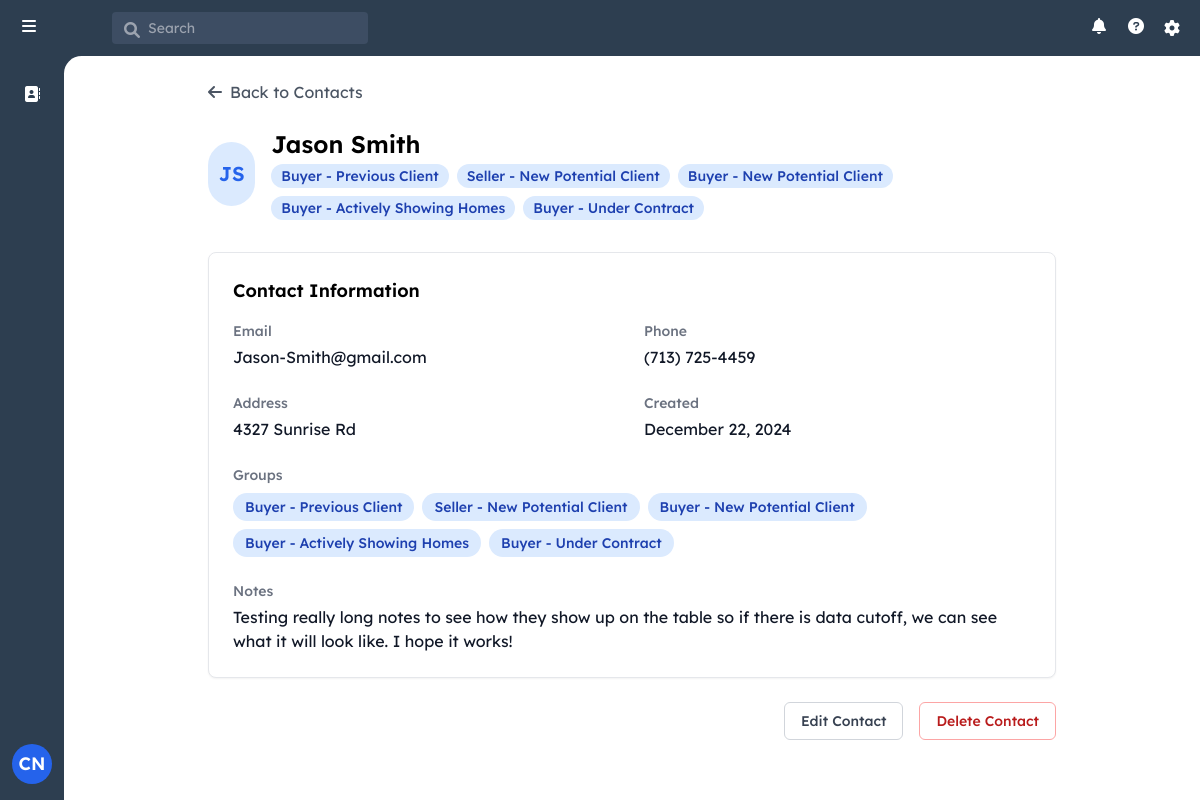
The page /contact/5 (signed in) on the database its author committed.
### models.py (models this page shows, shortened)
class User(UserMixin, db.Model):
    id = db.Column(db.Integer, primary_key=True)
    username = db.Column(db.String(80), unique=True, nullable=False)
    email = db.Column(db.String(120), unique=True, nullable=False)
    password_hash = db.Column(db.String(128))
    first_name = db.Column(db.String(80), nullable=False)
    last_name = db.Column(db.String(80), nullable=False)
    role = db.Column(db.String(20), nullable=False, default='agent')
    created_at = db.Column(db.DateTime, nullable=False, default=datetime.utcnow)
    last_login = db.Column(db.DateTime)
    contacts = db.relationship('Contact', backref='owner', lazy=True)

class Contact(db.Model):
    id = db.Column(db.Integer, primary_key=True)
    user_id = db.Column(db.Integer, db.ForeignKey('user.id'), nullable=False)
    first_name = db.Column(db.String(80), nullable=False)
    last_name = db.Column(db.String(80), nullable=False)
    email = db.Column(db.String(120))
    phone = db.Column(db.String(20))
    address = db.Column(db.String(200))
    notes = db.Column(db.Text)
    created_at = db.Column(db.DateTime, nullable=False, default=datetime.utcnow)
    updated_at = db.Column(db.DateTime, nullable=False, default=datetime.utcnow,
                           onupdate=datetime.utcnow)
    groups = db.relationship('ContactGroup',
                           secondary=contact_groups,
                           back_populates='contacts',
                           lazy='joined')

class ContactGroup(db.Model):
    id = db.Column(db.Integer, primary_key=True)
    name = db.Column(db.String(100), unique=True, nullable=False)
    category = db.Column(db.String(50), nullable=False)
    sort_order = db.Column(db.Integer, nullable=False)
    created_at = db.Column(db.DateTime, nullable=False, default=datetime.utcnow)
    contacts = db.relationship('Contact',
                             secondary=contact_groups,
                             back_populates='groups',
                             lazy='dynamic')

### app.py (the view)
    @app.route('/contact/<int:contact_id>')
    @login_required
    def view_contact(contact_id):
        contact = Contact.query.get_or_404(contact_id)
        if not current_user.role == 'admin' and contact.user_id != current_user.id:
            abort(403)
        return render_template('view_contact.html', contact=contact)

### templates/view_contact.html
{% extends "base.html" %}
{% block content %}
<div class="p-6 max-w-4xl mx-auto">
    <div class="flex items-center mb-6">
        <a href="{{ url_for('index') }}" class="flex items-center text-gray-600 hover:text-gray-800">
            <i class="fas fa-arrow-left mr-2"></i>
            Back to Contacts
        </a>
    </div>
    <div class="flex items-center mb-8">
        <div class="w-16 h-16 rounded-full bg-blue-100 flex items-center justify-center text-xl font-semibold text-blue-600 mr-4">
            {{ contact.first_name[0] }}{{ contact.last_name[0] }}
        </div>
        <div>
            <h1 class="text-2xl font-semibold">{{ contact.first_name }} {{ contact.last_name }}</h1>
            <div class="flex flex-wrap gap-2 mt-1">
                {% for group in contact.groups %}
                    <span class="inline-flex items-center px-2.5 py-0.5 rounded-full text-sm font-medium bg-blue-100 text-blue-800">
                        {{ group.name }}
                    </span>
                {% endfor %}
            </div>
        </div>
    </div>
    <div class="bg-white rounded-lg border shadow-sm">
        <div class="p-6">
            <h2 class="text-lg font-semibold mb-4">Contact Information</h2>
            <div class="grid grid-cols-1 md:grid-cols-2 gap-6">
                <div>
                    <h3 class="text-sm font-medium text-gray-500 mb-1">Email</h3>
                    <p class="text-gray-900">{{ contact.email or '--' }}</p>
                </div>
                <div>
                    <h3 class="text-sm font-medium text-gray-500 mb-1">Phone</h3>
                    <p class="text-gray-900">{{ contact.phone or '--' }}</p>
                </div>
                <div>
                    <h3 class="text-sm font-medium text-gray-500 mb-1">Address</h3>
                    <p class="text-gray-900">{{ contact.address or '--' }}</p>
                </div>
                <div>
                    <h3 class="text-sm font-medium text-gray-500 mb-1">Created</h3>
                    <p class="text-gray-900">{{ contact.created_at.strftime('%B %d, %Y') }}</p>
                </div>
                <div class="md:col-span-2">
                    <h3 class="text-sm font-medium text-gray-500 mb-2">Groups</h3>
                    <div class="flex flex-wrap gap-2">
                        {% for group in contact.groups %}
                            <span class="inline-flex items-center px-3 py-1 rounded-full text-sm font-medium bg-blue-100 text-blue-800">
                                {{ group.name }}
                            </span>
                        {% else %}
                            <span class="text-gray-500">No groups assigned</span>
                        {% endfor %}
                    </div>
                </div>
            </div>
            {% if contact.notes %}
            <div class="mt-6">
                <h3 class="text-sm font-medium text-gray-500 mb-1">Notes</h3>
                <p class="text-gray-900 whitespace-pre-line">{{ contact.notes }}</p>
            </div>
            {% endif %}
        </div>
    </div>
    <div class="mt-6 flex justify-end space-x-4">
        <button class="px-4 py-2 border border-gray-300 rounded-md text-sm font-medium text-gray-700 hover:bg-gray-50">
            Edit Contact
        </button>
        <button class="px-4 py-2 border border-red-300 rounded-md text-sm font-medium text-red-700 hover:bg-red-50">
            Delete Contact
        </button>
    </div>
</div>
{% endblock %}

### templates/base.html (shortened to what this page needs)
<!DOCTYPE html>
<html lang="en">
<head>
    <script src="https://cdn.tailwindcss.com"></script>
    <link rel="stylesheet" href="https://cdnjs.cloudflare.com/ajax/libs/font-awesome/6.0.0/css/all.min.css">
</head>
<body class="h-screen flex flex-col bg-[#2d3e50]">
<header class="text-white h-14 flex items-center justify-between">
    <div class="flex items-center space-x-12">
        <div class="w-16 flex justify-center">
            <i class="fas fa-bars h-5 w-5"></i>
        </div>
        <div class="relative">
            <i class="fas fa-search h-4 w-4 absolute left-3 top-2.5 text-gray-400"></i>
            <input
                type="text"
                placeholder="Search"
                class="bg-[#3d4d63] text-sm rounded pl-9 pr-4 py-1.5 w-64 focus:outline-none"
            >
        </div>
    </div>
    <div class="flex items-center space-x-4 pr-4 relative">
        <i class="fas fa-bell h-5 w-5"></i>
        <i class="fas fa-question-circle h-5 w-5"></i>
        <div class="relative">
            <i class="fas fa-cog h-5 w-5 cursor-pointer" id="settingsDropdownToggle"></i>
        </div>
    </div>
</header>
<div class="flex flex-1 overflow-hidden relative">
    <aside class="w-16 flex flex-col items-center py-4 z-10">
        <a href="{{ url_for('index') }}" class="p-2.5 rounded-lg hover:bg-[#3d4d63] mb-2">
            <i class="fas fa-address-book text-white"></i>
        </a>
        <div class="relative">
            <button
                id="userIcon"
                class="w-10 h-10 rounded-full bg-blue-600 text-white flex items-center justify-center text-lg font-semibold"
            >
                {% if current_user.is_authenticated %}
  {{ current_user.first_name[0] }}{{ current_user.last_name[0] }}
{% else %}
  OG
{% endif %}
            </button>
        </div>
    </aside>
    <main class="flex-1 overflow-auto bg-white absolute inset-0 ml-16 rounded-tl-[1.1rem]">
        {% block content %}{% endblock %}
    </main>
</div>
</body>
</html>

### templates/base.html (style rules this page uses)
body { font-family: "Lexend Deca", Helvetica, Arial, sans-serif; }

### rows shown on the page
User: first_name "C", last_name "N"
Contact: first_name "J", last_name "S", first_name "Jason", last_name "Smith", email "Jason-Smith@gmail.com", phone "(713) 725-4459", address "4327 Sunrise Rd", created_at "December 22, 2024", notes "Testing really long notes to see how they show up on the table so if there is data cutoff, we can see what it will look like. I hope it works!"
ContactGroup: name "Buyer - Previous Client"
ContactGroup: name "Seller - New Potential Client"
ContactGroup: name "Buyer - New Potential Client"
ContactGroup: name "Buyer - Actively Showing Homes"
ContactGroup: name "Buyer - Under Contract"
